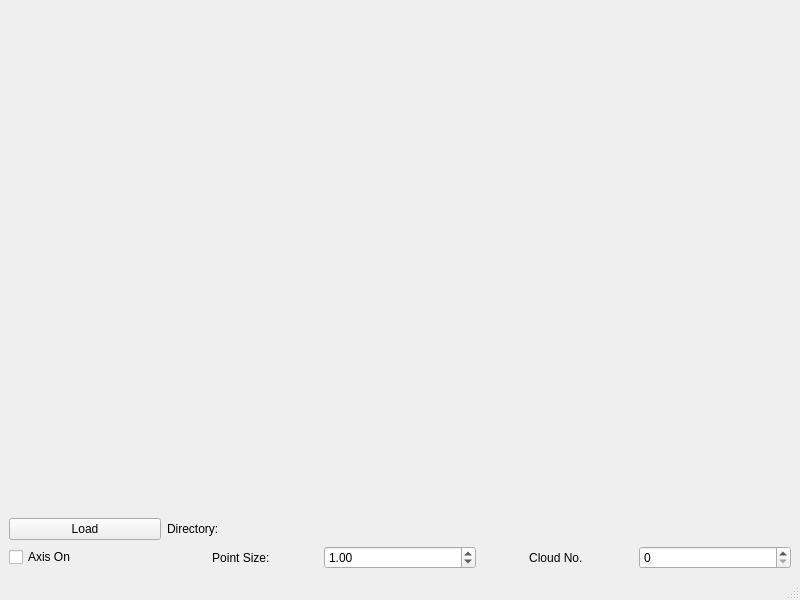
<?xml version="1.0" encoding="UTF-8"?>
<ui version="4.0">
 <class>MainWindow</class>
 <widget class="QMainWindow" name="MainWindow">
  <property name="geometry">
   <rect>
    <x>0</x>
    <y>0</y>
    <width>800</width>
    <height>600</height>
   </rect>
  </property>
  <property name="windowTitle">
   <string>MainWindow</string>
  </property>
  <widget class="QWidget" name="centralwidget">
   <layout class="QGridLayout" name="gridLayout_2">
    <item row="1" column="0">
     <layout class="QGridLayout" name="gridLayout">
      <item row="1" column="1" colspan="4">
       <widget class="QLabel" name="labelDirectory">
        <property name="text">
         <string>Directory: </string>
        </property>
       </widget>
      </item>
      <item row="2" column="0">
       <widget class="QCheckBox" name="checkBox">
        <property name="text">
         <string>Axis On</string>
        </property>
       </widget>
      </item>
      <item row="2" column="1">
       <widget class="QLabel" name="label_2">
        <property name="text">
         <string>Point Size: </string>
        </property>
        <property name="alignment">
         <set>Qt::AlignCenter</set>
        </property>
       </widget>
      </item>
      <item row="1" column="0">
       <widget class="QPushButton" name="pushButtonLoad">
        <property name="text">
         <string>Load</string>
        </property>
       </widget>
      </item>
      <item row="2" column="4">
       <widget class="QSpinBox" name="spinBoxCloudNo"/>
      </item>
      <item row="2" column="3">
       <widget class="QLabel" name="label">
        <property name="text">
         <string>Cloud No. </string>
        </property>
        <property name="alignment">
         <set>Qt::AlignCenter</set>
        </property>
       </widget>
      </item>
      <item row="0" column="0" colspan="5">
       <widget class="MyGlWidget" name="widgetRender" native="true"/>
      </item>
      <item row="2" column="2">
       <widget class="QDoubleSpinBox" name="doubleSpinBoxPointSize">
        <property name="singleStep">
         <double>0.100000000000000</double>
        </property>
        <property name="value">
         <double>1.000000000000000</double>
        </property>
       </widget>
      </item>
     </layout>
    </item>
   </layout>
  </widget>
  <widget class="QStatusBar" name="statusbar"/>
 </widget>
 <customwidgets>
  <customwidget>
   <class>MyGlWidget</class>
   <extends>QWidget</extends>
   <header location="global">myglwidget.h</header>
   <container>1</container>
  </customwidget>
 </customwidgets>
 <resources/>
 <connections/>
</ui>
